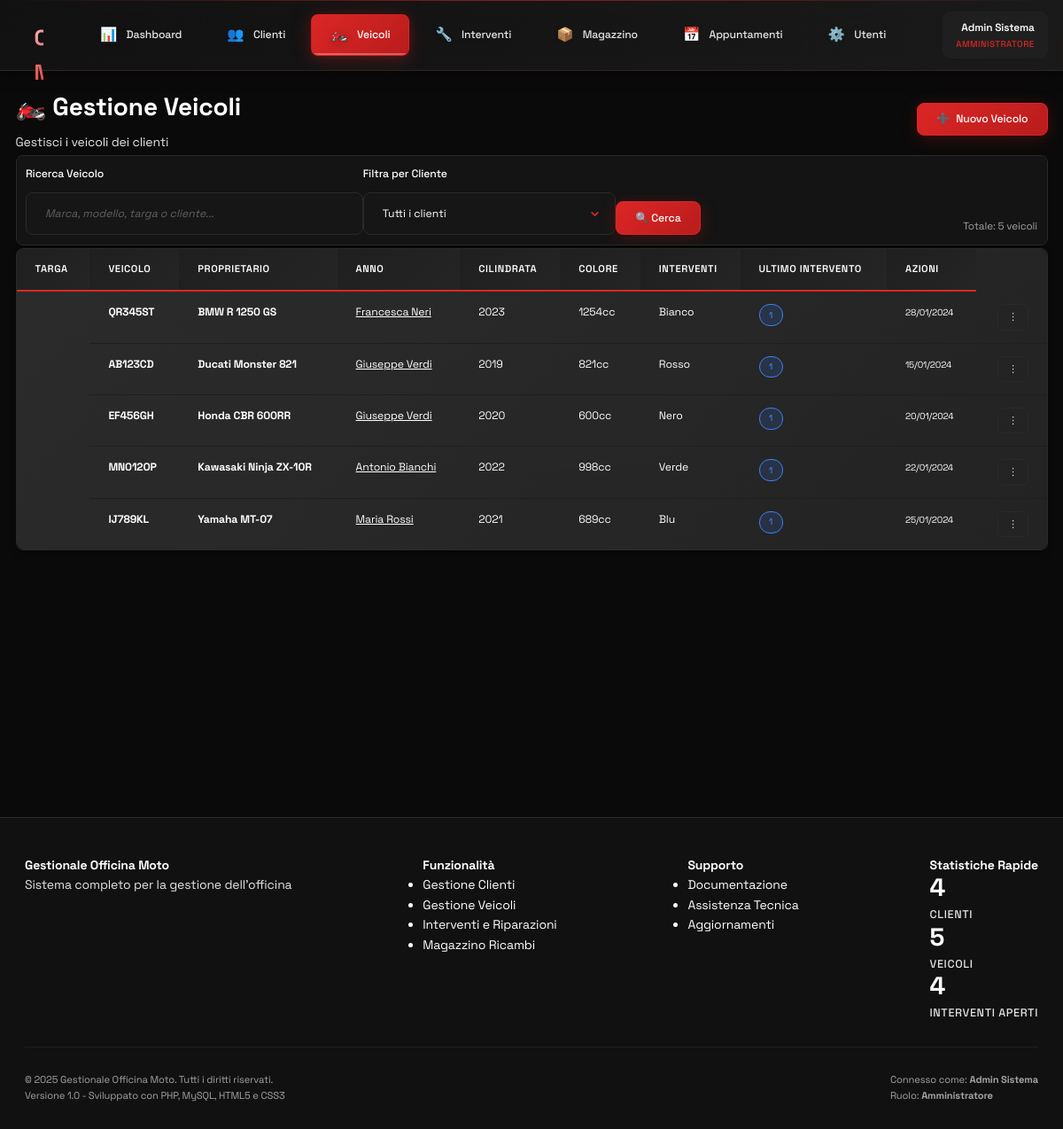
Page /veicoli.php (signed in) on the committed database.
### tables this page shows
CREATE TABLE veicoli (
    id INT AUTO_INCREMENT PRIMARY KEY,
    cliente_id INT NOT NULL,
    marca VARCHAR(50) NOT NULL,
    modello VARCHAR(50) NOT NULL,
    targa VARCHAR(20) UNIQUE NOT NULL,
    anno INT,
    cilindrata INT,
    colore VARCHAR(30),
    foto VARCHAR(255),
    note TEXT,
    data_creazione TIMESTAMP DEFAULT CURRENT_TIMESTAMP,
    FOREIGN KEY (cliente_id) REFERENCES clienti(id) ON DELETE CASCADE
);

CREATE TABLE clienti (
    id INT AUTO_INCREMENT PRIMARY KEY,
    nome VARCHAR(100) NOT NULL,
    cognome VARCHAR(100) NOT NULL,
    telefono VARCHAR(20),
    email VARCHAR(100),
    indirizzo TEXT,
    note TEXT,
    data_creazione TIMESTAMP DEFAULT CURRENT_TIMESTAMP
);

### includes/db.php (called while the page is built, shortened)
<?php
class Database {
    private static $instance = null;
    private $connection;
    private function __construct() {
        try {
            $this->connection = new PDO(
                "mysql:host=" . DB_HOST . ";dbname=" . DB_NAME . ";charset=utf8mb4",
                DB_USER,
                DB_PASS,
                [
                    PDO::ATTR_ERRMODE => PDO::ERRMODE_EXCEPTION,
                    PDO::ATTR_DEFAULT_FETCH_MODE => PDO::FETCH_ASSOC,
                    PDO::ATTR_EMULATE_PREPARES => false
                ]
            );
        } catch(PDOException $e) {
            die("Errore connessione database: " . $e->getMessage());
        }
    }
    public static function getInstance() {
        if (self::$instance === null) {
            self::$instance = new self();
        }
        return self::$instance;
    }
    public function select($query, $params = []) {
        try {
            $stmt = $this->connection->prepare($query);
            $stmt->execute($params);
            return $stmt->fetchAll();
        } catch(PDOException $e) {
            error_log("Errore SELECT: " . $e->getMessage());
            return false;
        }
    }
    public function count($query, $params = []) {
        try {
            $stmt = $this->connection->prepare($query);
            $stmt->execute($params);
            return $stmt->fetchColumn();
        } catch(PDOException $e) {
            error_log("Errore COUNT: " . $e->getMessage());
            return 0;
        }
    }
}
function getDB() {
    return Database::getInstance();
}
?>

### veicoli.php (the view, shortened to what this page needs)
<?php
require_once 'includes/header.php';
$action = $_GET['action'] ?? 'list';
$db = getDB();
if ($action === 'list') {
    $search = $_GET['search'] ?? '';
    $page = max(1, intval($_GET['page'] ?? 1));
    $limit = 20;
    $offset = ($page - 1) * $limit;
    $whereClause = '';
    $params = [];
    $totalVeicoli = $db->count("
        SELECT COUNT(*)
        FROM veicoli v
        JOIN clienti c ON v.cliente_id = c.id
        $whereClause
    ", $params);
    $veicoli = $db->select("
        SELECT v.*,
               c.nome, c.cognome,
               COUNT(i.id) as interventi_count,
               MAX(i.data_inizio) as ultimo_intervento
        FROM veicoli v
        JOIN clienti c ON v.cliente_id = c.id
        LEFT JOIN interventi i ON v.id = i.veicolo_id
        $whereClause
        GROUP BY v.id
        ORDER BY v.marca, v.modello
        LIMIT $limit OFFSET $offset
    ", $params);
}
?>
<div class="container-fluid">
    <?php if ($action === 'list'): ?>
    <div class="row mb-4">
        <div class="col-12">
            <div class="d-flex justify-content-between align-items-center">
                <div>
                    <h1 class="text-primary mb-2">🏍️ Gestione Veicoli</h1>
                    <p class="text-secondary">Gestisci i veicoli dei clienti</p>
                </div>
                <div>
                    <a href="veicoli.php?action=add" class="btn btn-primary">
                        <span>➕</span> Nuovo Veicolo
                    </a>
                </div>
            </div>
        </div>
    </div>
    <div class="row mb-4">
        <div class="col-12">
            <div class="card">
                <div class="card-body">
                    <form method="GET" class="row align-items-end">
                        <div class="col-md-4">
                            <label for="search" class="form-label">Ricerca Veicolo</label>
                            <input type="text" id="search" name="search" class="form-control"
                                   placeholder="Marca, modello, targa o cliente..."
                                   value="<?php echo htmlspecialchars($search); ?>">
                        </div>
                        <div class="col-md-3">
                            <label for="cliente_filter" class="form-label">Filtra per Cliente</label>
                            <select id="cliente_filter" name="cliente_filter" class="form-control">
                                <option value="">Tutti i clienti</option>
                            </select>
                        </div>
                        <div class="col-md-3">
                            <button type="submit" class="btn btn-primary">🔍 Cerca</button>
                        </div>
                        <div class="col-md-2 text-right">
                            <small class="text-muted">
                                Totale: <?php echo $totalVeicoli; ?> veicoli
                            </small>
                        </div>
                    </form>
                </div>
            </div>
        </div>
    </div>
    <div class="row">
        <div class="col-12">
            <?php if (!empty($veicoli)): ?>
            <div class="table-container">
                <table class="data-table" id="veicoliTable">
                    <thead>
                        <tr>
                            <th>Targa</th>
                            <th>Veicolo</th>
                            <th>Proprietario</th>
                            <th>Anno</th>
                            <th>Cilindrata</th>
                            <th>Colore</th>
                            <th>Interventi</th>
                            <th>Ultimo Intervento</th>
                            <th>Azioni</th>
                        </tr>
                    </thead>
                    <tbody>
                        <?php foreach ($veicoli as $veicolo): ?>
                        <tr>
                            <td>
                                <strong class="text-primary"><?php echo htmlspecialchars($veicolo['targa']); ?></strong>
                            </td>
                            <td>
                                <div>
                                    <strong><?php echo htmlspecialchars($veicolo['marca'] . ' ' . $veicolo['modello']); ?></strong>
                                </div>
                            </td>
                            <td>
                                <a href="clienti.php?action=view&id=<?php echo $veicolo['cliente_id']; ?>" class="text-primary">
                                    <?php echo htmlspecialchars($veicolo['nome'] . ' ' . $veicolo['cognome']); ?>
                                </a>
                            </td>
                            <td>
                                <?php echo $veicolo['anno'] ?: '-'; ?>
                            </td>
                            <td>
                                <?php echo $veicolo['cilindrata'] ? $veicolo['cilindrata'] . 'cc' : '-'; ?>
                            </td>
                            <td>
                                <?php echo htmlspecialchars($veicolo['colore']) ?: '-'; ?>
                            </td>
                            <td>
                                <span class="badge <?php echo $veicolo['interventi_count'] > 0 ? 'badge-info' : 'badge-secondary'; ?>">
                                    <?php echo $veicolo['interventi_count']; ?>
                                </span>
                            </td>
                            <td>
                                <?php if ($veicolo['ultimo_intervento']): ?>
                                    <small><?php echo date('d/m/Y', strtotime($veicolo['ultimo_intervento'])); ?></small>
                                <?php else: ?>
                                    <small class="text-muted">Nessuno</small>
                                <?php endif; ?>
                            </td>
                            <td>
                                <div class="table-actions">
                                    <div class="dropdown">
                                        <button class="btn btn-outline btn-sm" type="button" data-toggle="dropdown">
                                            ⋮
                                        </button>
                                    </div>
                                </div>
                            </td>
                        </tr>
                        <?php endforeach; ?>
                    </tbody>
                </table>
            </div>
            <?php endif; ?>
        </div>
    </div>
    <?php endif; ?>
</div>
<?php
require_once 'includes/footer.php';
?>

### assets/css/responsive.css (style rules this page uses)
@media (min-width: 768px) { .col-md-2 { flex: 0 0 16.666667%; } }
@media (min-width: 768px) { .col-md-3 { flex: 0 0 25%; } }
@media (min-width: 768px) { .col-md-4 { flex: 0 0 33.333333%; } }

### veicoli.php (style rules this page uses)
.dropdown { position: relative; display: inline-block; }

### rows in the picture
veicoli: targa "QR345ST", marca+modello "BMW R 1250 GS", cliente.cognome "Francesca Neri", anno "2023", cilindrata "1254", colore "Bianco", interventi_count "1", ultimo_intervento "28/01/2024"
veicoli: targa "AB123CD", marca+modello "Ducati Monster 821", cliente.cognome "Giuseppe Verdi", anno "2019", cilindrata "821", colore "Rosso", interventi_count "1", ultimo_intervento "15/01/2024"
veicoli: targa "EF456GH", marca+modello "Honda CBR 600RR", cliente.cognome "Giuseppe Verdi", anno "2020", cilindrata "600", colore "Nero", interventi_count "1", ultimo_intervento "20/01/2024"
veicoli: targa "MN012OP", marca+modello "Kawasaki Ninja ZX-10R", cliente.cognome "Antonio Bianchi", anno "2022", cilindrata "998", colore "Verde", interventi_count "1", ultimo_intervento "22/01/2024"
veicoli: targa "IJ789KL", marca+modello "Yamaha MT-07", cliente.cognome "Maria Rossi", anno "2021", cilindrata "689", colore "Blu", interventi_count "1", ultimo_intervento "25/01/2024"

### other values in the picture
$currentUser['name'] "Admin Sistema"
Auth::getRoleName($currentUser['role']) "AMMINISTRATORE"
$totalVeicoli "5"
$clientiCount "4"
$veicoliCount "5"
$interventiAperti "4"
getCurrentUser()['name'] "Admin Sistema"
Auth::getRoleName(getCurrentUser()['role']) "Amministratore"
